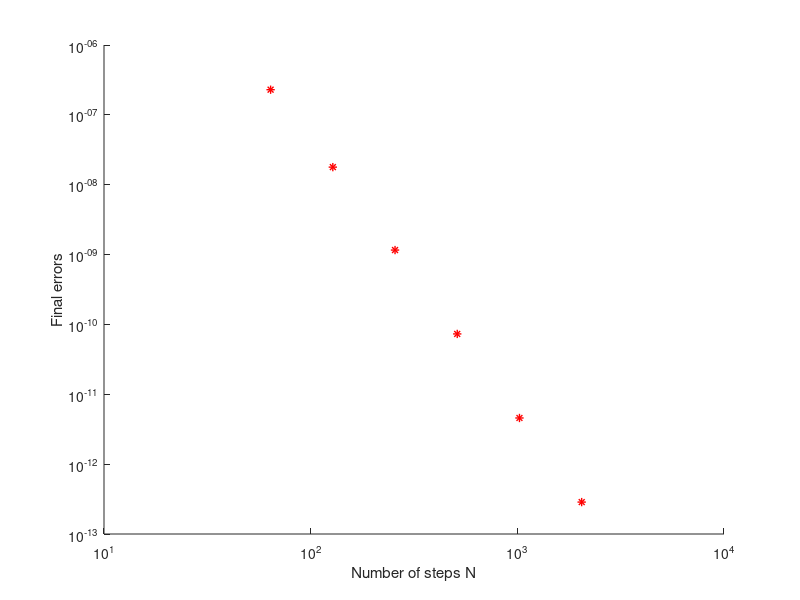

Write the MATLAB code that produced this figure.
clear
%% 2 NMDE
lambda = 10;
t0 = 0;
T = 2;
%% equation:
%% y' = -10*y^2
%% y(0) = 1
f = @(y)-lambda*(y.^2);
y(1)= 1;
errs_fin= ones(6,1);

%% exact solution:
true_sol = @(t) 1./(1+lambda*t);

for M=5:1:10

h= 2^(-M);
N= (T-t0)/h;
tt= t0:h:T;
yy= true_sol(tt);
          
%% compute the 4th order Runge-Kutta method:
for i= 1:1:N

     yrk(1)= y(1);
     K1= f(yrk(i));
     K2= f(yrk(i) + h*K1/2);
     K3= f(yrk(i) + h*K2/2);
     K4= f(yrk(i) + h*K3);
     yrk(i+1)= yrk(i) + h*(K1 + 2*K2 + 2*K3 + K4)/6;

end

%% Computing the final errors:

 errs_fin(M-4)= abs(yy(N+1)-yrk(N+1));

end

%% plotting the final errors:

figure(1)
axes('Xscale', 'log', 'Yscale', 'log')
xlabel('Number of steps N');
ylabel('Final errors');
hold on

for M= 5:1:10

    h= 2^(-M);
    N= (T-t0)/h;
    plot(N',errs_fin(M-4)','*r-','LineWidth',1)
end

hold off

